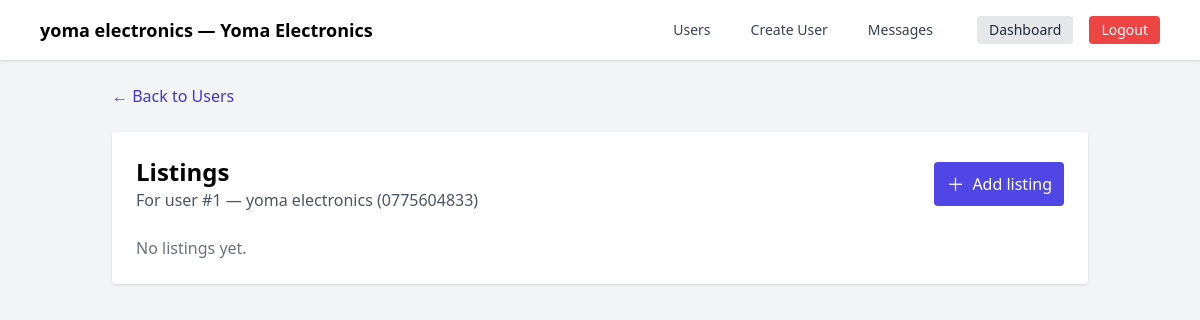
The app's page /add_listing.php?user_id=1 (signed in) with its own data.
### tables this page shows
CREATE TABLE `users` (
  `id` INT UNSIGNED NOT NULL AUTO_INCREMENT,
  `username` VARCHAR(191) NOT NULL,
  `mobile_number` VARCHAR(20) NOT NULL,
  `password_hash` VARCHAR(255) NULL,
  `is_admin` TINYINT(1) NOT NULL DEFAULT 0,
  `created_at` TIMESTAMP NOT NULL DEFAULT CURRENT_TIMESTAMP,
  `updated_at` TIMESTAMP NOT NULL DEFAULT CURRENT_TIMESTAMP ON UPDATE CURRENT_TIMESTAMP,
  PRIMARY KEY (`id`),
  UNIQUE KEY `uniq_username` (`username`),
  UNIQUE KEY `uniq_mobile` (`mobile_number`)
);

### config.php (called while the page is built, shortened)
<?php
function db() {
    static $pdo = null;
    if ($pdo === null) {
        $dsn = 'mysql:host=' . DB_HOST . ';port=' . DB_PORT . ';dbname=' . DB_NAME . ';charset=utf8mb4';
        try {
            $pdo = new PDO($dsn, DB_USER, DB_PASS, [
                PDO::ATTR_ERRMODE => PDO::ERRMODE_EXCEPTION,
                PDO::ATTR_DEFAULT_FETCH_MODE => PDO::FETCH_ASSOC,
            ]);
        } catch (PDOException $e) {
            http_response_code(500);
            echo '<h1>Database connection failed</h1>';
            echo '<p>Please ensure MySQL is running, setup.sql is imported, and config.php credentials are correct.</p>';
            exit;
        }
    }
    return $pdo;
}
?>

### add_listing.php (the view, shortened to what this page needs)
<?php
require_once __DIR__ . '/config.php';
$userId = isset($_GET['user_id']) ? (int)$_GET['user_id'] : 0;
$stmt = db()->prepare('SELECT id, username, mobile_number FROM users WHERE id = ? LIMIT 1');
$stmt->execute([$userId]);
$user = $stmt->fetch();
$listings = [];
try {
  $s = db()->prepare('SELECT id, title, description, status, image_path, image_path_2, image_path_3, created_at FROM listings WHERE user_id = ? ORDER BY created_at DESC');
  $s->execute([$userId]);
  $listings = $s->fetchAll();
} catch (Throwable $e) {
}
?>
<!doctype html>
<html lang="en">
<head>
  <script src="https://cdn.tailwindcss.com"></script>
  </head>
<body class="bg-gray-100 min-h-screen">
  <?php include __DIR__ . '/includes/admin_nav.php'; ?>
  <main class="container mx-auto p-6 space-y-6">
    <a href="/Kaveesha/admin.php" class="inline-flex items-center text-indigo-700 hover:underline">&larr; Back to Users</a>
    <section class="bg-white rounded shadow p-6">
      <div class="flex items-center justify-between">
        <div>
          <h1 class="text-2xl font-semibold">Listings</h1>
          <p class="text-gray-600">For user <span class="font-medium">#<?= (int)$user['id'] ?> — <?= htmlspecialchars($user['username']) ?></span> (<?= htmlspecialchars($user['mobile_number']) ?>)</p>
        </div>
        <button onclick="openModal('createModal')" class="inline-flex items-center gap-2 px-3 py-2 bg-indigo-600 hover:bg-indigo-700 text-white rounded">
          <span class="text-lg">＋</span> <span>Add listing</span>
        </button>
      </div>
      <div class="mt-6 space-y-4">
        <?php if (!$listings): ?>
          <div class="text-gray-500">No listings yet.</div>
        <?php endif; ?>
      </div>
    </section>
  </main>
</body>
</html>

### add_listing.php (style rules this page uses)
.container { max-width: 56rem; }

### records on screen
users: id "1", username "yoma electronics", mobile_number "0775604833"

### other values on screen
$adminName "yoma electronics"
